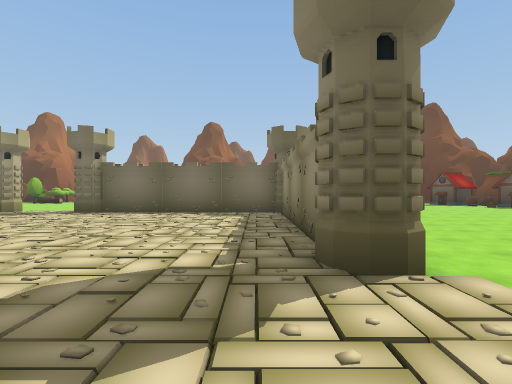
View 1 (above)

13 first-person views from a walk through a Unity game level. The camera is 1.5 m above the floor, looks level and sees 85° across. The floor is counted in squares, 2 m on a side. Each view is taken from the middle of a square. On the plan, view 1 faces up. The plan holds only what a view shows up to about 10 squares ahead; the rest is blank. The place goes on beyond the plan. The player character is not drawn.

View 2
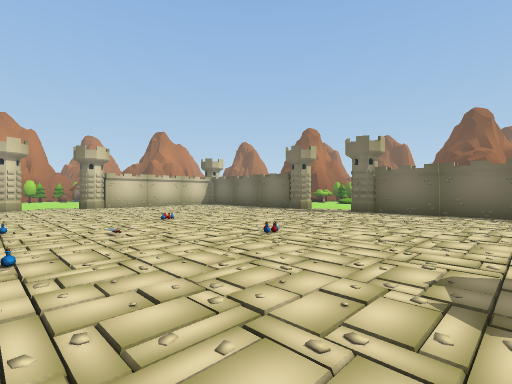

View 3
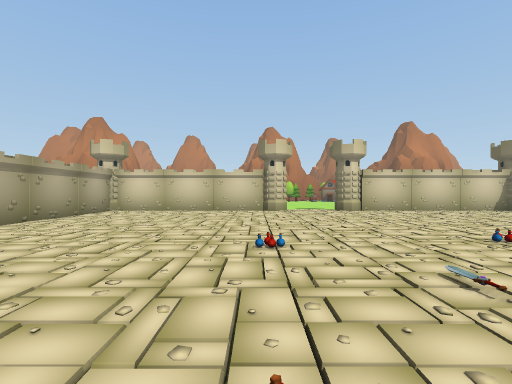

View 4
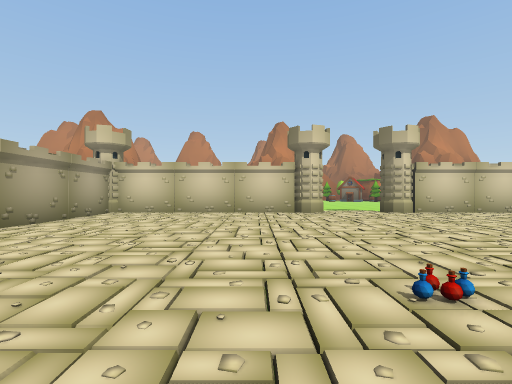

View 5
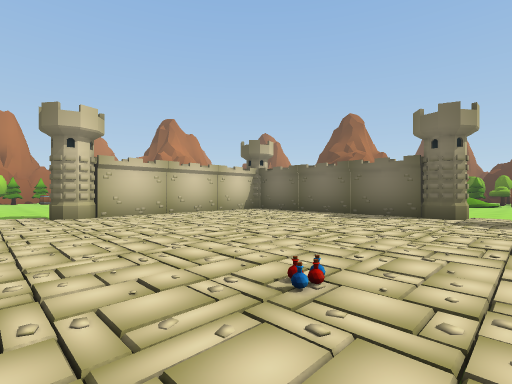

View 6
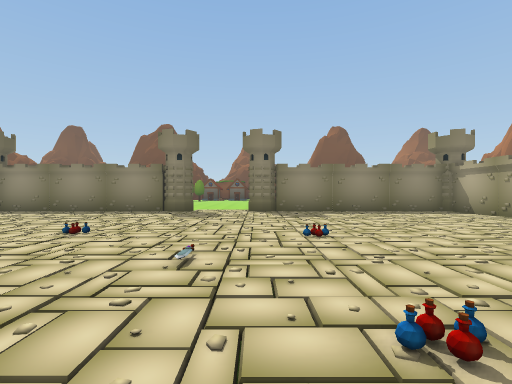

View 7
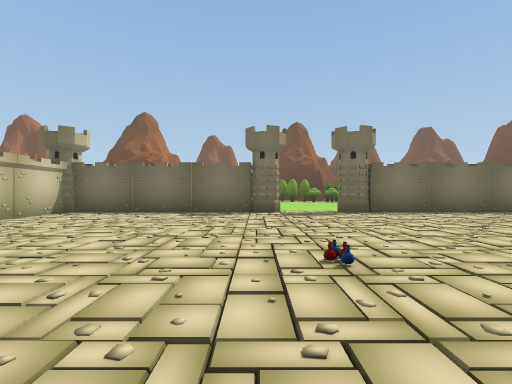

View 8
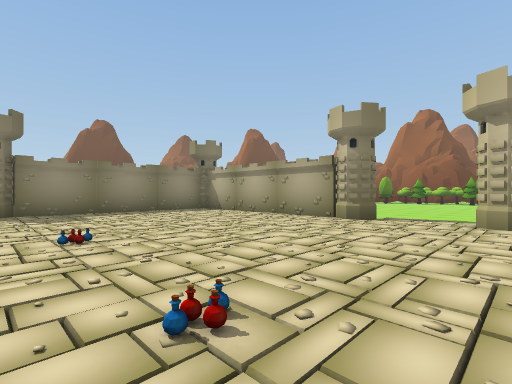

View 9
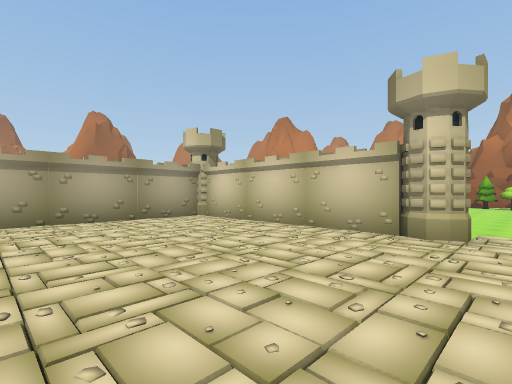

View 10
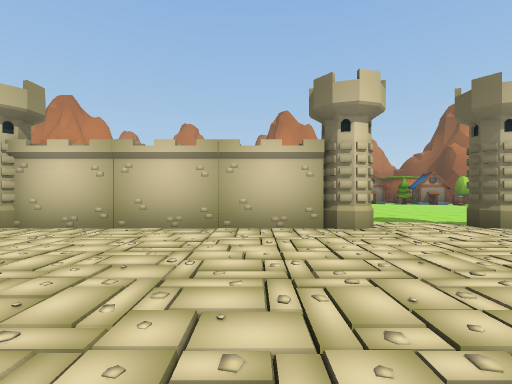

View 11
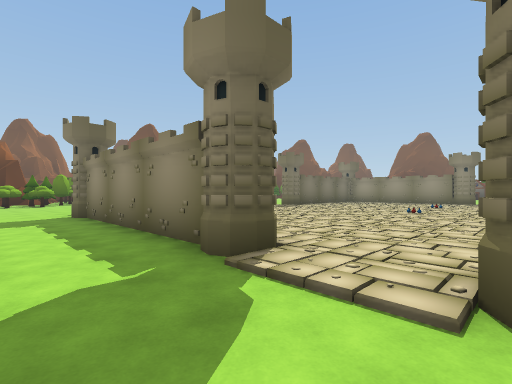

View 12
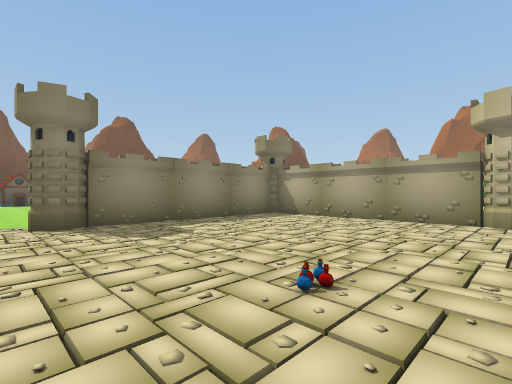

View 13
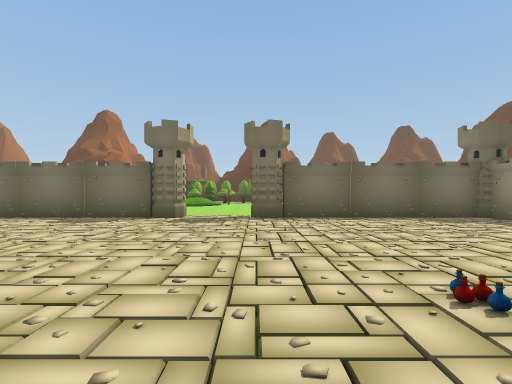

### Floor plan
Key: @ floor where view 1 was taken; # wall or solid block; . floor; / step, stairs or slope; T tower; P potion; O other object.
Columns run from 18 left of view 1 to 8 right of it. Each row starts with its distance up from view 1.
 12  ..
 11  ..       .
 10  .T######T//T######T    ...
  9 ..#//////T//T//////#   ....
  8 ..#////////////////#   ...
  7 ..#////////////////#  ...
  6 ..#////////////////#  ...
  5 ..#////////////////# ...
  4 ..#////////////////#...
  3 ..TT//////O//PP////T..
  2 ..///////////////////
  1 ..//////////////////
  0 ..TT//////////////@T...
 -1   #///////P//P/////#
 -2   #////////////////#
 -3   #////////////////#
 -4   #////////////////#
 -5   #////////////////#
 -6   #////////////////#
 -7   T# ####TT/T######T
 -8           ...
 -9           ...
-10           ...
-11           ...

Positions as (right, up) in squares from view 1, and headings:
1: (0, 0), facing up
2: (-1, -1), facing up-left
3: (-4, -1), facing left
4: (-6, -2), facing left
5: (-7, 1), facing up-left
6: (-9, 0), facing right
7: (-9, 0), facing up
8: (-9, 0), facing down-right
9: (-10, 1), facing down-left
10: (-10, -2), facing left
11: (-18, 0), facing up-right
12: (-6, 1), facing down-right
13: (-6, 1), facing up
